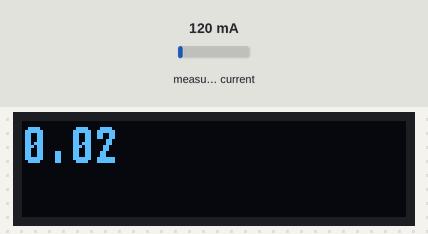
Bench run of a sketch on a simulated ATtiny85, built with avr-gcc and run on an emulated ATtiny85. Shown: 128×32 one-colour display. Wiring (inferred from the names in the program): INA219 current sensor at I2C address 0x40. The inputs (shaded band) are chosen by the test bench; at power-on: measured current 120 mA.

Above: at 1.2 s.
1.3 s: measured current set to 40 mA
At 2.5 s:
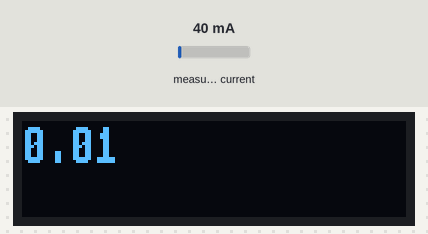
2.8 s: measured current set to 500 mA
At 3.8 s:
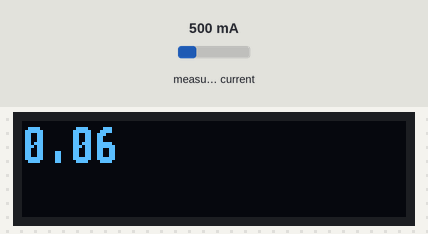
4.3 s: measured current set to 1000 mA
At 4.9 s:
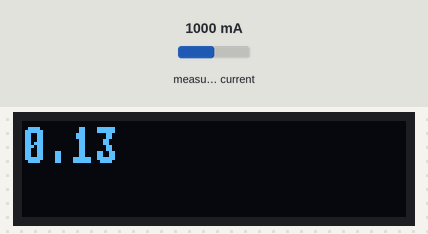
Timing chart, 0 to 7.3 s (numbered marks = the images above; inputs shaded):
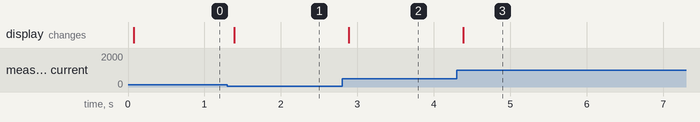

The sketch:

INA226Lib_OLED_Attiny85.ino
```cpp
#include <Tiny4kOLED.h>
#include "font8x16atari.h"
#include "homespun_font.h"
#include <INA226.h>
const DCfont *largeFont = FONT8X16ATARI;
const DCfont *smallFont = FONTHOMESPUN;
INA226 ina;

int16_t ma, mv, mw;
unsigned long starttime = 0;
boolean b;
int n =0;
#define SECS_PER_MIN  (60UL)
#define SECS_PER_HOUR (3600UL)
#define SECS_PER_DAY  (SECS_PER_HOUR * 24L)

#define numberOfSeconds(_time_) (_time_ % SECS_PER_MIN)
#define numberOfMinutes(_time_) ((_time_ / SECS_PER_MIN) % SECS_PER_MIN)
#define numberOfHours(_time_) (( _time_% SECS_PER_DAY) / SECS_PER_HOUR)
#define Watt(ma, mv) (ma * mv)

void setup() {
  // put your setup code here, to run once:
  oled.begin();
  oled.on();
  oled.clear();
  oled.switchRenderFrame();
  oled.clear();
  ina.begin();
  ina.calibrate(0.1, 10);
}

void loop() {
  float c = ina.readShuntCurrent();
    oled.setFont(largeFont);
    oled.setCursor(0, 0);
    oled.print(c);
  oled.switchFrame();
  delay(150);
}
```

Measured:
- after the input at 1.3 s, the display: changes after 0.09 s (image 1)
- after the input at 2.8 s, the display: changes after 0.09 s (image 2)
- after the input at 4.3 s, the display: changes after 0.09 s (image 3)
